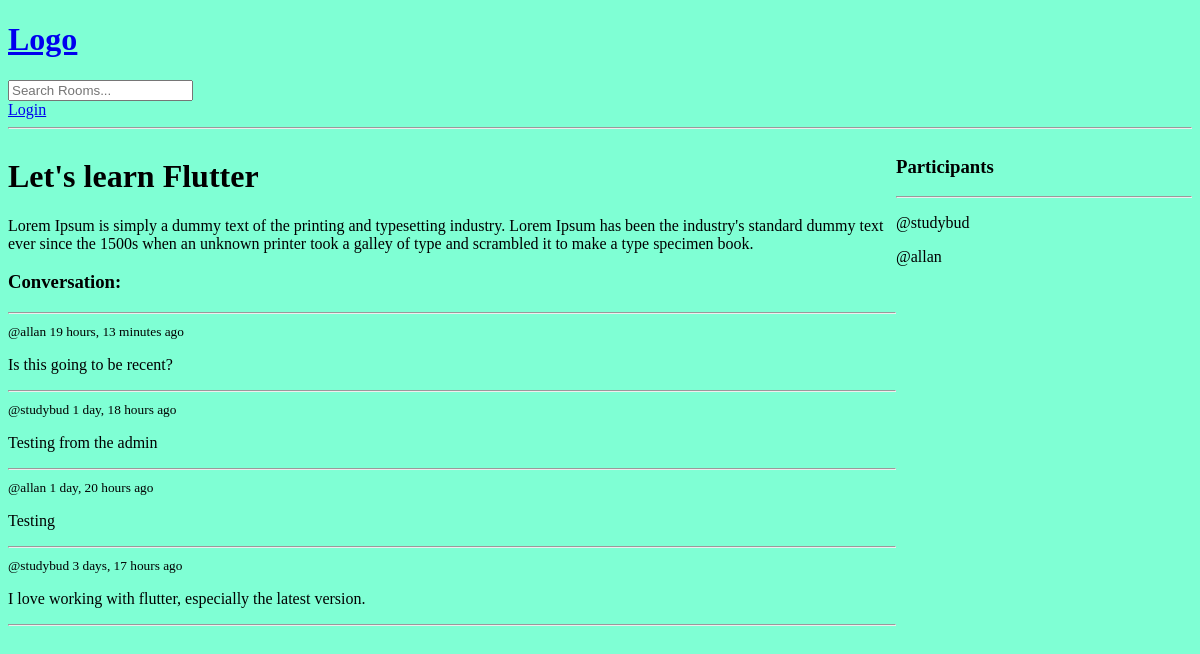
The page /room/1/ on the database its author committed.
### base/models.py (models this page shows, shortened)
class Room(models.Model):
    host = models.ForeignKey(User, on_delete=models.SET_NULL, null=True)
    topic = models.ForeignKey(Topic, on_delete=models.SET_NULL, null=True)
    name = models.CharField(max_length=200)
    description = models.TextField(null=True, blank=True)
    participants = models.ManyToManyField(User, related_name='participants', blank=True)
    updated = models.DateTimeField(auto_now=True)
    created = models.DateTimeField(auto_now_add=True)
    class Meta:
        ordering = ['-updated', '-created'] # ordering the latest to be ontop

class Message(models.Model):
    user = models.ForeignKey(User, on_delete=models.CASCADE)
    room = models.ForeignKey(Room, on_delete=models.CASCADE)
    body = models.TextField()
    updated = models.DateTimeField(auto_now=True)
    created = models.DateTimeField(auto_now_add=True)
    class Meta:
        ordering = ['-updated', '-created'] # ordering the latest to be ontop

### base/views.py (the view, shortened to what this page needs)
# urls.py: path('room/<str:pk>/', views.room, name="room"),
def room(request, pk):
    room = Room.objects.get(id=pk)
    comments = room.message_set.all().order_by('-created')
    participants = room.participants.all()
    context = {'room': room, 'comments': comments, 'participants':participants}
    return render(request, 'base/room.html', context)

### base/templates/base/room.html (shortened to what this page needs)
{% extends 'main.html' %}
{% block content %}
<div class="room-container">
    <div>
        <h1>{{room.name}}</h1>
        <p>{{ room.description }}</p>
        <div class="comment-wrapper">
            <h3>Conversation:</h3>
            <hr>
            {% for comment in comments %}
                <div>
                    <small>@{{comment.user}} {{comment.created|timesince }} ago</small>
                    <p>{{ comment.body }}</p>
                    <hr>
                </div>
            {% endfor %}
        </div>
    </div>
    <div>
        <h3>Participants</h3>
        <hr>
        {% for participant in participants %}
            <p>@{{participant.username}}</p>
        {% endfor %}
    </div>
</div>
{% endblock %}

### static/styles/main.css (style rules this page uses)
body { box-sizing: border-box; background-color: aquamarine; }

### base/templates/base/room.html (style rules this page uses)
.room-container { display: grid; grid-template-columns: 3fr 1fr; }

### rows shown on the page
Room: name "Let's learn Flutter", description "Lorem Ipsum is simply a dummy text of the printing and typesetting industry. Lorem Ipsum has been the industry's standard dummy text ever since the 1500s when an unknown printer took a galley of type and scrambled it to make a type specimen book."
Message: user "allan", created "19 hours, 13 minutes", body "Is this going to be recent?"
Message: user "studybud", created "1 day, 18 hours", body "Testing from the admin"
Message: user "allan", created "1 day, 20 hours", body "Testing"
Message: user "studybud", created "3 days, 17 hours", body "I love working with flutter, especially the latest version."

### other values the page prints
{{ participant.username }} "studybud"
{{ participant.username }} "allan"
